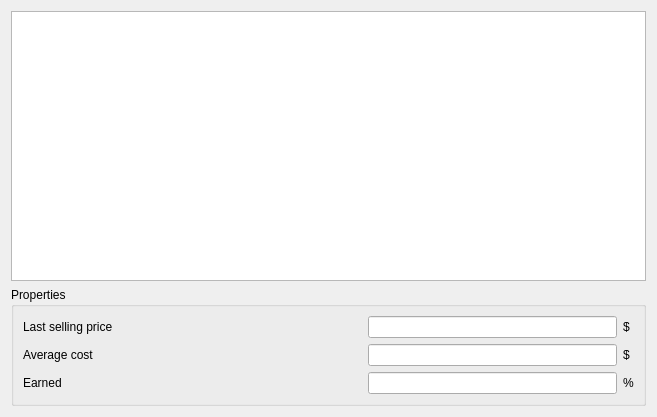
<?xml version="1.0" encoding="UTF-8"?>
<ui version="4.0">
 <class>goodForSaleUi</class>
 <widget class="QWidget" name="goodForSaleUi">
  <property name="geometry">
   <rect>
    <x>0</x>
    <y>0</y>
    <width>657</width>
    <height>417</height>
   </rect>
  </property>
  <property name="windowTitle">
   <string>Form</string>
  </property>
  <layout class="QGridLayout" name="gridLayout_2">
   <item row="0" column="0">
    <layout class="QVBoxLayout" name="toolLayout"/>
   </item>
   <item row="1" column="0">
    <widget class="advancedTable" name="tableView"/>
   </item>
   <item row="2" column="0">
    <widget class="QGroupBox" name="groupBox">
     <property name="title">
      <string>Properties</string>
     </property>
     <layout class="QGridLayout" name="gridLayout">
      <item row="0" column="0">
       <widget class="QLabel" name="label">
        <property name="text">
         <string>Last selling price</string>
        </property>
       </widget>
      </item>
      <item row="0" column="2">
       <widget class="QLineEdit" name="lastPrice_edit">
        <property name="readOnly">
         <bool>true</bool>
        </property>
       </widget>
      </item>
      <item row="1" column="0">
       <widget class="QLabel" name="label_2">
        <property name="text">
         <string>Average cost</string>
        </property>
       </widget>
      </item>
      <item row="1" column="2">
       <widget class="QLineEdit" name="avgPrice_edit">
        <property name="readOnly">
         <bool>true</bool>
        </property>
       </widget>
      </item>
      <item row="2" column="0">
       <widget class="QLabel" name="label_3">
        <property name="text">
         <string>Earned</string>
        </property>
       </widget>
      </item>
      <item row="2" column="2">
       <widget class="QLineEdit" name="guagagno_edit">
        <property name="readOnly">
         <bool>true</bool>
        </property>
       </widget>
      </item>
      <item row="0" column="1">
       <spacer name="horizontalSpacer">
        <property name="orientation">
         <enum>Qt::Horizontal</enum>
        </property>
        <property name="sizeHint" stdset="0">
         <size>
          <width>40</width>
          <height>20</height>
         </size>
        </property>
       </spacer>
      </item>
      <item row="0" column="3">
       <widget class="QLabel" name="label_4">
        <property name="text">
         <string>$</string>
        </property>
       </widget>
      </item>
      <item row="1" column="3">
       <widget class="QLabel" name="label_5">
        <property name="text">
         <string>$</string>
        </property>
       </widget>
      </item>
      <item row="2" column="3">
       <widget class="QLabel" name="label_6">
        <property name="text">
         <string>%</string>
        </property>
       </widget>
      </item>
     </layout>
    </widget>
   </item>
  </layout>
 </widget>
 <customwidgets>
  <customwidget>
   <class>advancedTable</class>
   <extends>QTableView</extends>
   <header>advancedtable.h</header>
  </customwidget>
 </customwidgets>
 <resources/>
 <connections/>
 <slots>
  <slot>dblClicked()</slot>
 </slots>
</ui>
